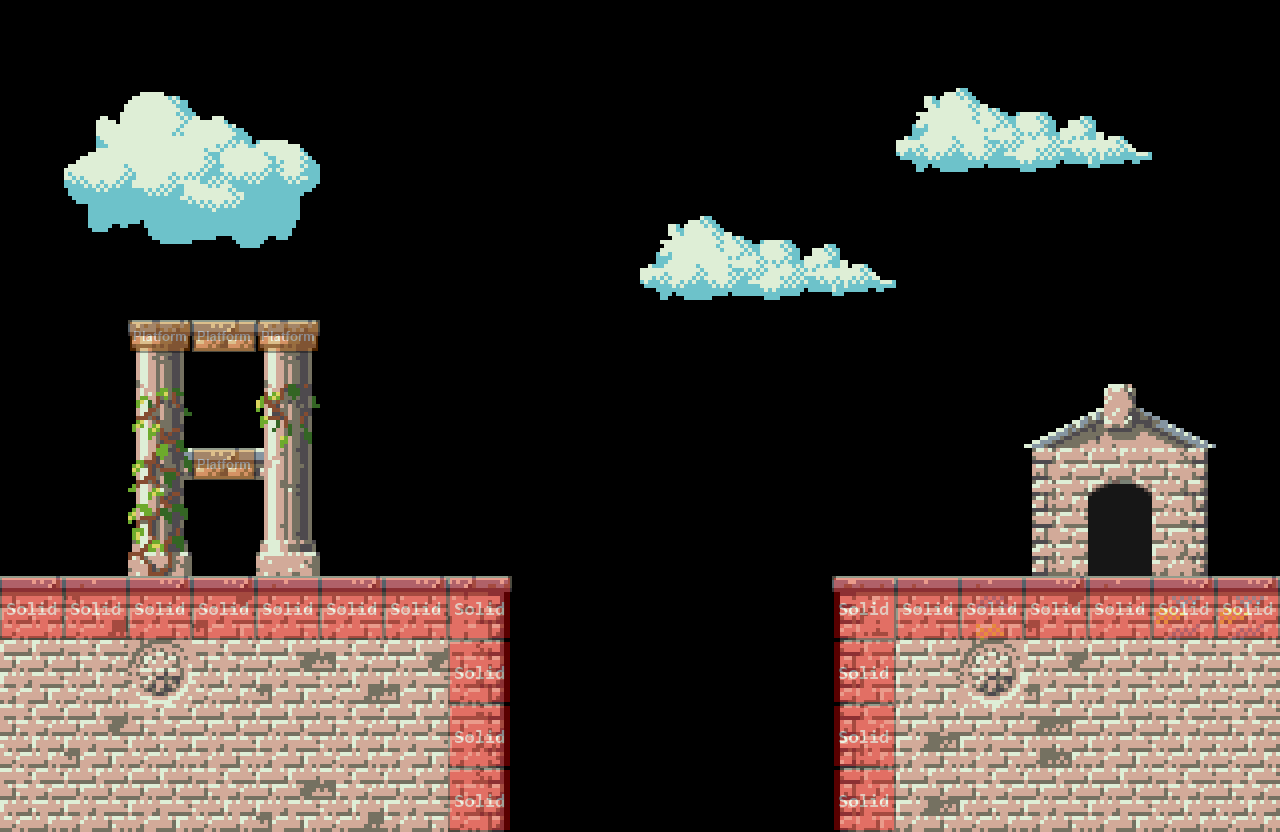

This game map was drawn from its Tiled (.tmx) file and the tilesets committed beside it. A one-line description and the trimmed map source follow:
An orthogonal 20x13 tile map with 64x64 px tiles, 5 tile layers (background2, background, level, foreground, ...), 2 tilesets and 3 objects (start, exit, double_shard).

<map version="1.0" orientation="orthogonal" width="20" height="13" tilewidth="64" tileheight="64">
 <properties>
  <property name="background_color" value="#000000" />
 </properties>
 <tileset firstgid="1" source="metatiles64x64.tsx" />
 <tileset firstgid="6" source="classical_ruin_tiles_64x64.tsx" />
 <layer name="background2" width="20" height="13">
  <data>[260 cells, 16 non-empty, 15 distinct tile ids]</data>
 </layer>
 <layer name="background" width="20" height="13">
  <data>[260 cells, 42 non-empty, 25 distinct tile ids]</data>
 </layer>
 <layer name="level" width="20" height="13">
  <data>[260 cells, 62 non-empty, 24 distinct tile ids]</data>
 </layer>
 <objectgroup color="#73ff00" name="Entities" width="20" height="13">
  <object name="start" type="start" x="64" y="512" width="64" height="64" />
  <object name="exit" type="exit" x="1088" y="512" width="64" height="64" />
  <object name="double_shard" type="double_shard" x="192" y="256" width="64" height="64" />
 </objectgroup>
 <layer name="foreground" width="20" height="13">
  <data>[260 cells, 0 non-empty, 0 distinct tile ids]</data>
 </layer>
 <layer name="collision" width="20" height="13" opacity="0.35">
  <data>[260 cells, 25 non-empty, 2 distinct tile ids]</data>
 </layer>
</map>
